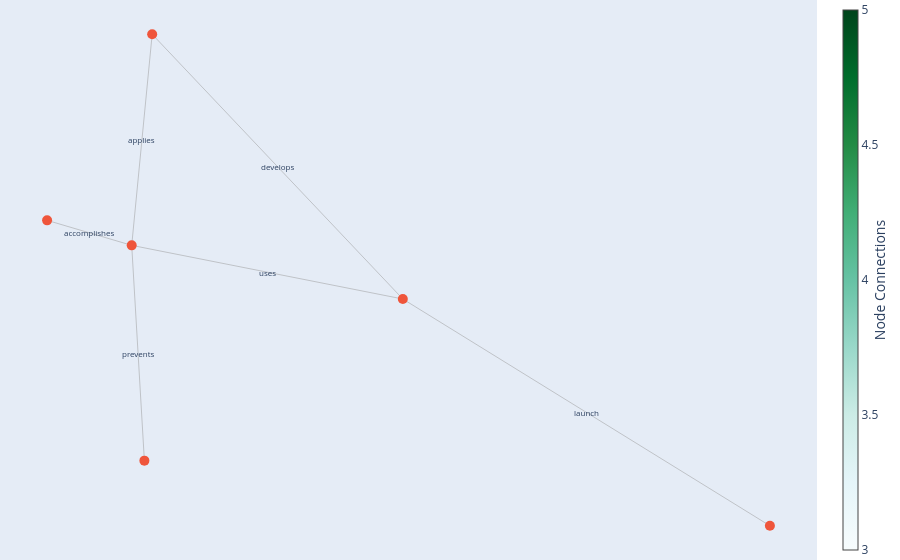

Notebook code for this chart:
### Code cell
import networkx as nx
import plotly.graph_objects as go

# Create an empty directed graph
G = nx.DiGraph()

# Add nodes to the graph, each node representing a DataFrame
dfs = [mitre_attack_groups, mitre_campaigns, mitre_enterprise_mitigation,
       mitre_enterprise_tactics, mitre_enterprise_techniques, mitre_software]

for df in dfs:
    G.add_node(df.index.name, label=df.index.name)  # Using DataFrame index name as node label

# Establish relationships between nodes
# For example, connecting software and techniques, and attack_groups and software
G.add_edge('software', 'techniques', relationship='applies')
G.add_edge('attack_groups', 'software', relationship='develops')
G.add_edge('attack_groups', 'campaigns', relationship='launch')
G.add_edge('techniques', 'tactics', relationship='accomplishes')
G.add_edge('mitigation', 'techniques', relationship='prevents')
G.add_edge('attack_groups', 'techniques', relationship='uses')

# Define node positions for the layout
pos = nx.spring_layout(G, seed=42)

# Create edge trace
edge_x = []
edge_y = []
edge_text = []  # To store the relationship annotations
for edge in G.edges(data=True):
    x0, y0 = pos[edge[0]]
    x1, y1 = pos[edge[1]]
    edge_x += [x0, x1, None]
    edge_y += [y0, y1, None]
    edge_text.append(edge[2]['relationship'])  # Add the relationship annotation

edge_trace = go.Scatter(
    x=edge_x, y=edge_y,
    line=dict(width=0.5, color='#999'),
    hoverinfo='none',
    mode='lines')

# Create node trace
node_x = []
node_y = []
node_text = []  # To store the node labels
for node, pos_value in pos.items():
    x, y = pos_value
    node_x.append(x)
    node_y.append(y)
    label = G.nodes[node].get("label", "")
    node_text.append(f'{label}')

node_trace = go.Scatter(
    x=node_x, y=node_y,
    mode='markers',
    hoverinfo='text',
    marker=dict(
        showscale=True,
        colorscale='BuGn',
        size=10,
        colorbar=dict(
            thickness=15,
            title='Node Connections',
            xanchor='left',
            titleside='right'
        )
    )
)

# Set node attributes
node_trace.text = node_text

# Create annotations for relationships
annotations = []
for edge, text in zip(G.edges(), edge_text):
    x0, y0 = pos[edge[0]]
    x1, y1 = pos[edge[1]]
    annotations.append(dict(
        x=(x0 + x1) / 2,
        y=(y0 + y1) / 2,
        text=text,
        showarrow=False,
        font=dict(size=8)
    ))

# Update layout to include annotations
layout = go.Layout(
    showlegend=False,
    hovermode='closest',
    margin=dict(b=0, l=0, r=0, t=0),
    xaxis=dict(showgrid=False, zeroline=False, showticklabels=False),
    yaxis=dict(showgrid=False, zeroline=False, showticklabels=False),
    annotations=annotations
)

# Create figure
fig = go.Figure(
    data=[edge_trace, node_trace],
    layout=layout
)

# Show the figure
fig.show()

### Figure 1 — Plotly figure (JSON) as saved in the notebook; plotly's stock layout.template omitted (floating-point values rounded to 4 significant figures)
{"data": [{"hoverinfo": "none", "line": {"color": "#999", "width": 0.5}, "mode": "lines", "type": "scatter", "x": [0.2588, -0.2474, null, 0.2588, 1, null, 0.2588, -0.2887, null, -0.2631, -0.2887, null, -0.2887, -0.4596, null, -0.2474, -0.2887, null], "y": [-0.001041, 0.1902, null, -0.001041, -0.1649, null, -0.001041, 0.03772, null, -0.1178, 0.03772, null, 0.03772, 0.05579, null, 0.1902, 0.03772, null]}, {"hoverinfo": "text", "marker": {"colorbar": {"thickness": 15, "title": {"side": "right", "text": "Node Connections"}, "xanchor": "left"}, "colorscale": [[0, "rgb(247,252,253)"], [0.125, "rgb(229,245,249)"], [0.25, "rgb(204,236,230)"], [0.375, "rgb(153,216,201)"], [0.5, "rgb(102,194,164)"], [0.625, "rgb(65,174,118)"], [0.75, "rgb(35,139,69)"], [0.875, "rgb(0,109,44)"], [1, "rgb(0,68,27)"]], "showscale": true, "size": 10}, "mode": "markers", "text": ["attack_groups", "campaigns", "mitigation", "tactics", "techniques", "software"], "type": "scatter", "x": [0.2588, 1, -0.2631, -0.4596, -0.2887, -0.2474], "y": [-0.001041, -0.1649, -0.1178, 0.05579, 0.03772, 0.1902]}], "layout": {"annotations": [{"font": {"size": 8}, "showarrow": false, "text": "develops", "x": 0.0057, "y": 0.0946}, {"font": {"size": 8}, "showarrow": false, "text": "launch", "x": 0.6294, "y": -0.08295}, {"font": {"size": 8}, "showarrow": false, "text": "uses", "x": -0.01497, "y": 0.01834}, {"font": {"size": 8}, "showarrow": false, "text": "prevents", "x": -0.2759, "y": -0.04006}, {"font": {"size": 8}, "showarrow": false, "text": "accomplishes", "x": -0.3741, "y": 0.04675}, {"font": {"size": 8}, "showarrow": false, "text": "applies", "x": -0.268, "y": 0.114}], "hovermode": "closest", "margin": {"b": 0, "l": 0, "r": 0, "t": 0}, "showlegend": false, "xaxis": {"showgrid": false, "showticklabels": false, "zeroline": false}, "yaxis": {"showgrid": false, "showticklabels": false, "zeroline": false}}}
